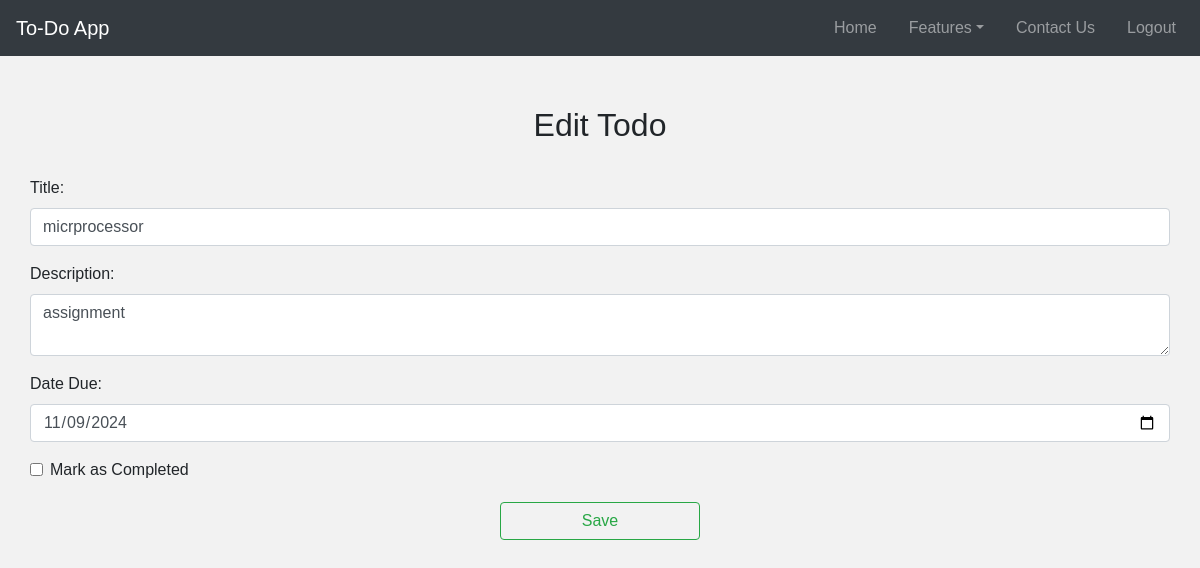
Screenshot of /edit_todo/7/ (signed in) with the database file from the repository.
### Todo/models.py (models this page shows, shortened)
class Todo(models.Model):
    user = models.ForeignKey(User, on_delete= models.CASCADE)
    title = models.CharField(max_length=100,null=True,blank=True)
    Description = models.TextField(null=True,blank=True)
    due = models.DateTimeField(auto_now_add=True)
    completed = models.BooleanField(default=False,null=True,blank=True)
    class Meta:
        ordering = ['completed']

### Todo/views.py (the view, shortened to what this page needs)
# urls.py: path('edit_todo/<int:pk>/', views.edit_todo, name="edit_todo"),
@login_required
def edit_todo(request, pk):
    ed = Todo.objects.filter(user=request.user).get(id=pk)
    context = {'ed': ed}
    return render(request, 'edit_todo.html', context)

### templates/edit_todo.html (shortened to what this page needs)
{% extends 'main.html' %}
{% load static %}
{% block content %}
<div class="container" style="margin-top: 50px;">
    <h2 class="text-center">Edit Todo</h2>
    <br>
    <form action="{% url 'edit_todo' ed.id %}" method="POST">
        <div class="form-group">
            <label for="title">Title:</label>
            <input type="text" class="form-control" id="title" value="{{ ed.title }}" name="title" required>
        </div>
        <div class="form-group">
            <label for="description">Description:</label>
            <textarea name="description" class="form-control" id="description">{{ ed.Description }}</textarea>
        </div>
        <div class="form-group">
            <label for="due">Date Due:</label>
            <input type="date" name="due" value="{{ ed.due|date:'Y-m-d' }}" class="form-control" required>
        </div>
        <div class="form-group form-check ">
            <input type="checkbox" class="form-check-input" id="completed" name="completed"
                   {% if ed.completed %}checked{% endif %}>
            <label class="form-check-label d-inline" for="completed">Mark as Completed</label>
        </div>
        <button type="submit" style="width: 200px;" class="btn btn-outline-success">Save</button>
    </form>
</div>
{% endblock %}

### static/css/main.css (style rules this page uses)
html, body { font-family: Arial, sans-serif; height: 100%; margin: 0; background-color: #f2f2f2; }
.container { max-width: 100%; padding: 0 15px; }
button[type="submit"] { margin-top: 20px; cursor: pointer; display: block; margin-left: auto; margin-right: auto; }

### rows the page displays
Todo: title "micrprocessor", description "assignment", due "11/09/2024"
